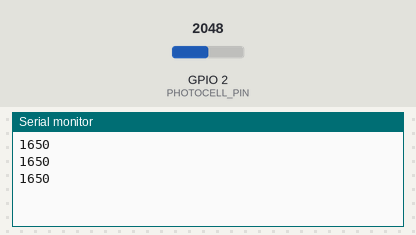
Bench run of a sketch on a simulated ESP32. Parts: the last lines printed to the serial monitor. Inputs (shaded band) come from the test bench; at power-on: GPIO 2 (PHOTOCELL_PIN) = 2048.

Above: at 1.3 s.
1.4 s: GPIO 2 (PHOTOCELL_PIN) set to 2866
At 1.9 s:
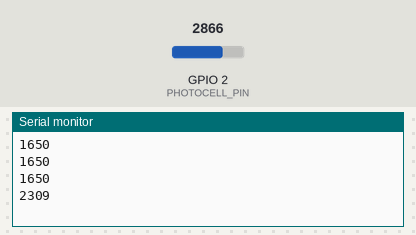
2.9 s: GPIO 2 (PHOTOCELL_PIN) set to 3603
At 3.4 s:
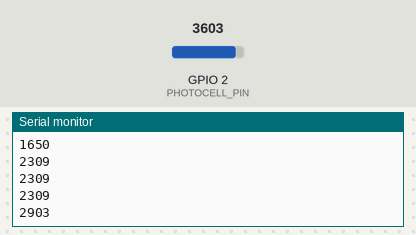
Timing chart, 0 to 5.9 s (numbered marks = the images above; inputs shaded):
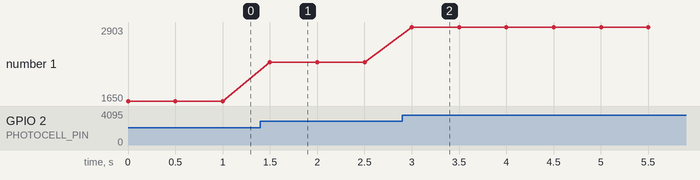

The sketch:

0905_photoresistor.ino
```cpp
#define PHOTOCELL_PIN 2

void setup() {
  // put your setup code here, to run once:
  Serial.begin(9600);
  //pinMode(PHOTOCELL_PIN, INPUT);

}

void loop() {
  // put your main code here, to run repeatedly:
  int val = analogReadMilliVolts(PHOTOCELL_PIN);
  Serial.println(val);
  delay(500);
}
```

Measured:
- after the input at 1.4 s, the serial monitor: prints a new line after 0.10 s (image 1)
- after the input at 2.9 s, the serial monitor: prints a new line after 0.10 s (image 2)
- plotted number 1: 1650 → 2309 after the input at 1.4 s, 2309 → 2903 after the input at 2.9 s
